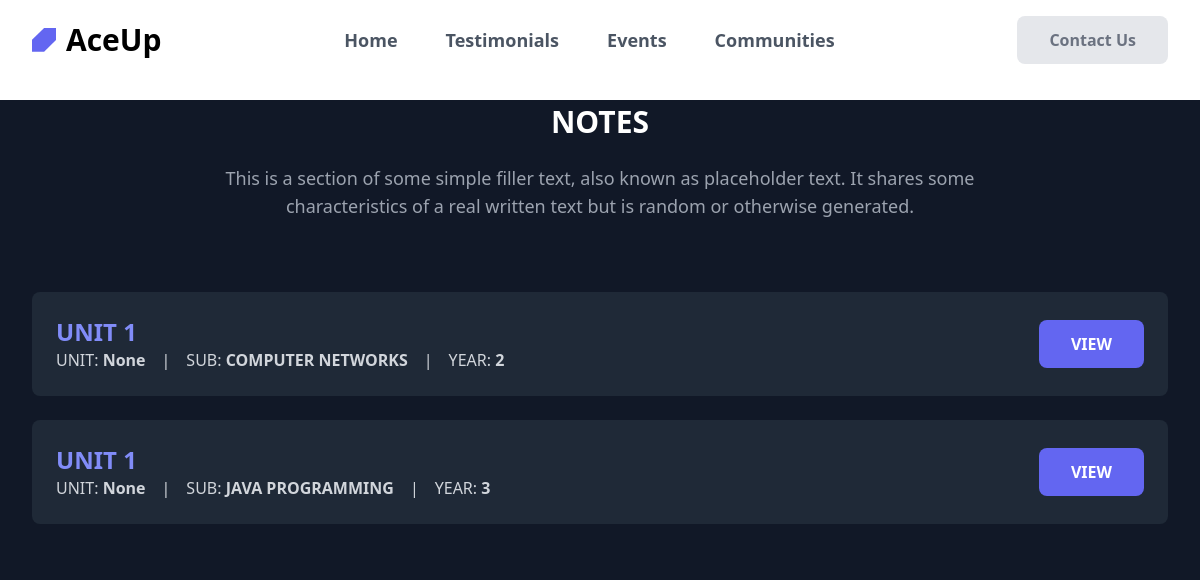
The page /displayNotes/ on the database its author committed.
### user/models.py (models this page shows)
class notes(models.Model):
    title = models.CharField(max_length=255)
    unit =  models.IntegerField(null =True,blank =True)
    year = models.IntegerField()
    subject = models.CharField(max_length=100)
    url = models.FileField(upload_to ='satic/notes/')

### user/views.py (the view)
# urls.py: path('displayNotes/',views.displayNotes,name ="display"),
def displayNotes(request ):
     note = notes.objects.all()
     return render(request , "notes.html",{"notes":note})

### templates/notes.html (shortened to what this page needs)
{% load static %}
<!DOCTYPE html>
<html lang="en">
<head>
    <link href="https://cdn.jsdelivr.net/npm/tailwindcss@2.2.19/dist/tailwind.min.css" rel="stylesheet">
    <script src="https://cdn.tailwindcss.com"></script>
</head>
<body class="bg-gray-900 text-white">
  <div class="bg-white dark:bg-gray-900 text-black dark:text-white pb-6 sm:pb-8 lg:pb-1">
    <div class="mx-auto max-w-screen-2xl px-4 md:px-8">
        <header class="mb-4 flex items-center justify-between py-2 md:py-4 xl:mb-2">
            <a href="/" class="inline-flex items-center gap-2.5 text-2xl font-bold text-black dark:text-white md:text-3xl" aria-label="logo">
                <svg width="95" height="94" viewBox="0 0 95 94" class="h-auto w-6 text-indigo-500" fill="currentColor" xmlns="http://www.w3.org/2000/svg">
                    <path d="M96 0V47L48 94H0V47L48 0H96Z" />
                </svg>
                AceUp
            </a>
            <nav class="hidden gap-12 lg:flex">
                <a href="{% url 'landing' %}" class="text-lg font-semibold text-gray-600 dark:text-gray-300 transition duration-100 hover:text-indigo-500 active:text-indigo-700">Home</a>
                <a href="{% url 'displayTesti'%}" class="text-lg font-semibold text-gray-600 dark:text-gray-300 transition duration-100 hover:text-indigo-500 active:text-indigo-700">Testimonials</a>
                <a href="{%url 'events'%}" class="text-lg font-semibold text-gray-600 dark:text-gray-300 transition duration-100 hover:text-indigo-500 active:text-indigo-700">Events</a>
                <a href="{%url 'communities'%}" class="text-lg font-semibold text-gray-600 dark:text-gray-300 transition duration-100 hover:text-indigo-500 active:text-indigo-700">Communities</a>
            </nav>
            <a href="{% url 'contact' %}" class="hidden rounded-lg bg-gray-200 dark:bg-gray-700 px-8 py-3 text-center text-sm font-semibold text-gray-500 dark:text-gray-300 outline-none ring-indigo-300 transition duration-100 hover:bg-gray-300 dark:hover:bg-gray-600 focus-visible:ring active:text-gray-700 dark:active:text-gray-400 md:text-base lg:inline-block">Contact Us</a>
        </header>
    </div>
</div>
<div class="py-6 sm:py-4 lg:py-1">
  <div class="mx-auto max-w-screen-2xl px-4 md:px-8">
    <div class="mb-10 md:mb-16">
      <h2 class="mb-4 text-center text-2xl font-bold text-white md:mb-6 lg:text-3xl">NOTES</h2>
      <p class="mx-auto max-w-screen-md text-center text-gray-400 md:text-lg">This is a section of some simple filler text, also known as placeholder text. It shares some characteristics of a real written text but is random or otherwise generated.</p>
    </div>
  </div>
</div>
<div class="bg-gray-900 py-6 sm:py-8 lg:py-1">
    <div class="mx-auto max-w-screen-2xl px-4 md:px-8">
      {% for i in notes %}
      <div class="flex flex-col items-center justify-between gap-4 rounded-lg bg-gray-800 p-4 sm:flex-row md:p-6">
        <div>
          <h2 class="text-xl font-bold text-indigo-400 md:text-2xl">{{i.title|upper}} </h2>
          <p class="text-gray-300">UNIT:<b> {{i.unit}}</b>&emsp;|&emsp;SUB:<b> {{i.subject|upper}}</b>&emsp;|&emsp;YEAR:<b> {{i.year}}</b></p>
        </div>
        <a href="{% url 'reader' pk=i.id %}" class="inline-block rounded-lg bg-indigo-500 px-8 py-3 text-center text-sm font-semibold text-white outline-none ring-indigo-300 transition duration-100 hover:bg-indigo-600 focus-visible:ring active:bg-indigo-700 md:text-base">VIEW</a>
      </div>
      <br>
      {% endfor %}
    </div>
  </div>
</body>
</html>

### rows shown on the page
notes: title "UNIT 1", unit "None", subject "COMPUTER NETWORKS", year "2"
notes: title "UNIT 1", unit "None", subject "JAVA PROGRAMMING", year "3"
